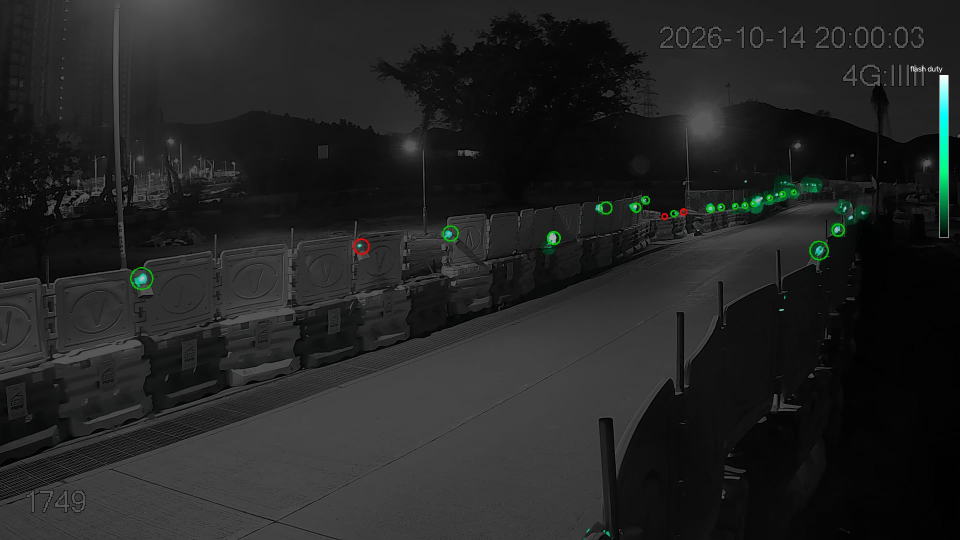
#> input picture deploy/app/roi_configs/lamps/v1.01/1749_20261014200500_night_heatmap_burst_ok.jpg, 1920 x 1080 px (shown at 1/2 size)
$ python screen_barrier_crops.py --images ../deploy/app/roi_configs/lamps/v1.01 --out out.png   (older library calls are emulated)
#> lines starting #> are read from the running program, lines starting #| are printed output that depends on the picture
"""Hypothesis: per-block appearance outliers help locate unusable crop samples.

Read-only screening; scores nominate images for visual review, never deletion.
"""
import argparse
import csv
import json
from concurrent.futures import ThreadPoolExecutor
from pathlib import Path

import cv2
import numpy as np


def inspect(path):
    im = cv2.imread(str(path))
    row = dict(path=str(path), camera=path.parent.parent.name, block=path.parent.name)
    if im is None:
        return row | dict(error='unreadable')
    gray = cv2.cvtColor(im, cv2.COLOR_BGR2GRAY)
    small = cv2.resize(im, (24, 24), interpolation=cv2.INTER_AREA)
    hsv = cv2.cvtColor(im, cv2.COLOR_BGR2HSV)
    return row | dict(error='', width=im.shape[1], height=im.shape[0],
        mean=float(gray.mean()), std=float(gray.std()),
        dark=float((gray < 15).mean()), bright=float((gray > 245).mean()),
        sharp=float(cv2.Laplacian(gray, cv2.CV_64F).var()),
        saturation=float(hsv[:, :, 1].mean()), feature=small.reshape(-1).astype(float))


def sheet(rows, path):
    cell_w, cell_h, cols = 230, 170, 6
    canvas = np.full((((len(rows)+cols-1)//cols)*cell_h, cols*cell_w, 3), 35, np.uint8)
    for i, row in enumerate(rows):
        im = cv2.imread(row['path'])
        x, y = (i % cols)*cell_w, (i//cols)*cell_h
        if im is not None:
            scale = min((cell_w-8)/im.shape[1], (cell_h-42)/im.shape[0])
            thumb = cv2.resize(im, (max(1, round(im.shape[1]*scale)), max(1, round(im.shape[0]*scale))))
            canvas[y:y+thumb.shape[0], x:x+thumb.shape[1]] = thumb
        text = f'{row["id"]} {row["camera"]}/{row["block"]}'
        cv2.putText(canvas, text, (x+3,y+cell_h-24), cv2.FONT_HERSHEY_SIMPLEX,.38,(255,255,255),1)
        cv2.putText(canvas, Path(row['path']).stem[-28:], (x+3,y+cell_h-8), cv2.FONT_HERSHEY_SIMPLEX,.32,(255,255,255),1)
    if not cv2.imwrite(str(path),canvas):
        raise OSError(path)


def main():
    parser = argparse.ArgumentParser()
    parser.add_argument('--images',type=Path,required=True)
    parser.add_argument('--out',type=Path,required=True)
    args=parser.parse_args()
    args.out.mkdir(parents=True,exist_ok=False)
    files=sorted(args.images.rglob('*.jpg'))
    rows=[]
    with ThreadPoolExecutor(max_workers=8) as pool:
        for i,row in enumerate(pool.map(inspect,files)):
#> in inspect, `small = cv2.resize(im, (24, 24), interpolation=cv2.INTER_AREA)`:
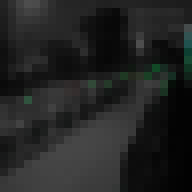
#> small: shape (24, 24, 3) (shown 8 times larger); mean B, G, R 35.2, 35.7, 34.7
#> in inspect, `hsv = cv2.cvtColor(im, cv2.COLOR_BGR2HSV)`: hsv: shape (1080, 1920, 3); mean H, S, V 3.9, 4, 35.8
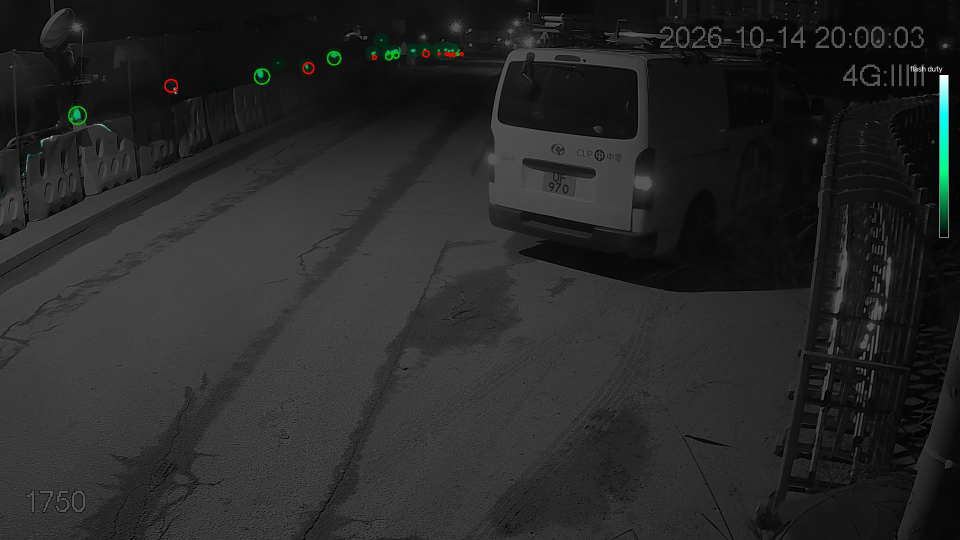
#> input picture deploy/app/roi_configs/lamps/v1.01/1750_20261014200500_night_heatmap_burst_ok.jpg, 1920 x 1080 px (shown at 1/2 size)
            row['id']=i+1
            rows.append(row)
            if (i+1)%5000==0:
                print(f'Scanned {i+1}/{len(files)}',flush=True)
#> after the loop, rows = 2 items
    groups={}
    for row in rows:
        groups.setdefault((row['camera'],row['block']),[]).append(row)
#> this loop made 2 passes
#> after the loop, groups = 1 item
    candidates, overview=[],[]
    for group in groups.values():
        valid=[r for r in group if not r['error']]
        if not valid:
            continue
        # Brightness strata keep ordinary night/day differences from dominating.
        centers={}
        for bucket in {int(r['mean']//40) for r in valid}:
            peers=[p for p in valid if int(p['mean']//40)==bucket]
            if len(peers)<5:
                peers=valid
            features=np.stack([p['feature'] for p in peers])
            centers[bucket]=np.median(features,axis=0)
        for r in valid:
            distance=float(np.abs(r['feature']-centers[int(r['mean']//40)]).mean())
            r['distance']=distance
            r['score']=distance + 25*(r['std']<6) + 25*(r['dark']>.95) + 25*(r['bright']>.9)
        ranked=sorted(valid,key=lambda r:r['score'],reverse=True)
        candidates.extend(ranked[:4])
        ordered=sorted(valid,key=lambda r:r['mean'])
        overview.extend(ordered[round((len(ordered)-1)*q)] for q in [0,.25,.5,.75,1])
#> this loop made 1 pass
#> after the loop, candidates = 2 items; overview = 5 items; r = 16 items
    for kind,selected in [('candidates',candidates),('overview',overview)]:
        dest=args.out/kind;dest.mkdir()
        for start in range(0,len(selected),60):
            sheet(selected[start:start+60],dest/f'{start//60+1:03d}.jpg')
#> in sheet, im is the input picture: shape (1080, 1920, 3); mean B, G, R 35.1, 35.7, 34.7
#> in sheet, `thumb = cv2.resize(im, (max(1, round(im.shape[1]*scale)), max(1, round..`:
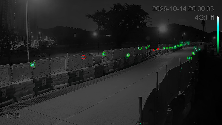
#> thumb: shape (125, 222, 3); mean B, G, R 35.1, 35.6, 34.6
#> in sheet, `canvas[y:y+thumb.shape[0], x:x+thumb.shape[1]] = thumb`:
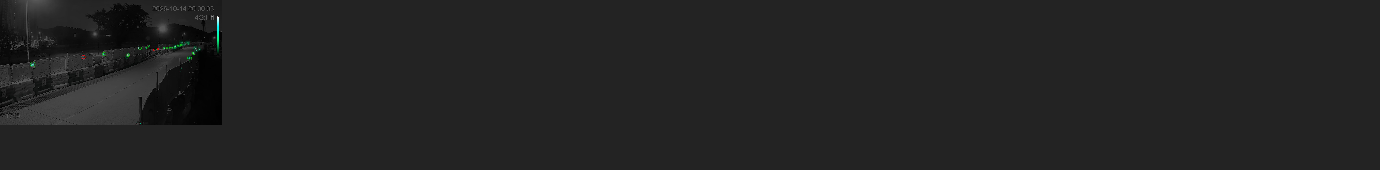
#> canvas: shape (170, 1380, 3); mean B, G, R 35, 35.1, 35
#> in sheet, `cv2.putText(canvas, Path(row['path']).stem[-28:], (x+3,y+cell_h-8), cv..`:
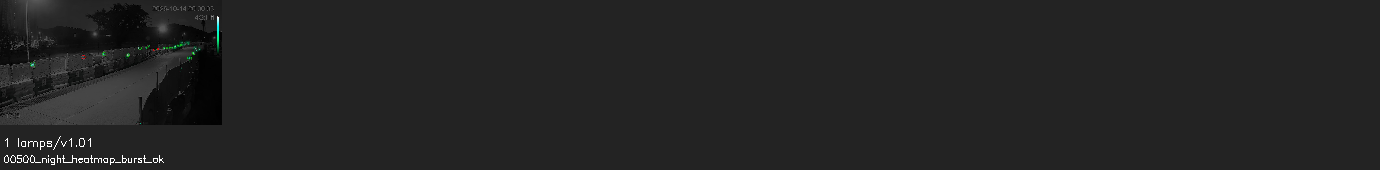
#> canvas: shape (170, 1380, 3); mean B, G, R 35.5, 35.6, 35.5
#> in sheet, `if not cv2.imwrite(str(path),canvas):`:
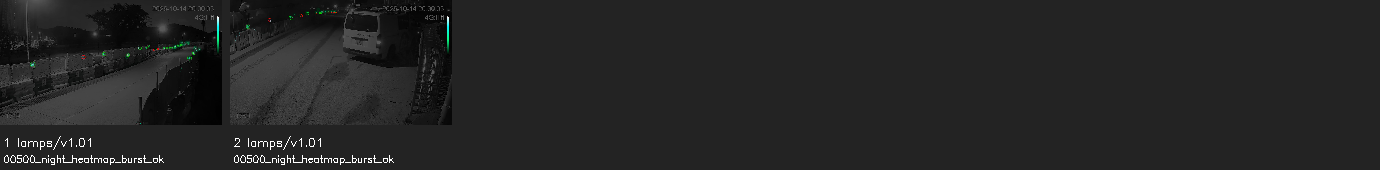
#> saved as 001.jpg: shape (170, 1380, 3); mean B, G, R 36.5, 36.7, 36.5
    fields=['id','path','camera','block','error','width','height','mean','std','dark','bright','sharp','saturation','distance','score']
#> fields = ['id', 'path', 'camera', 'block', 'error', 'width', 'height', 'mean', 'std', 'dark', 'bright', 'sharp', 'saturation', 'distance', 'score']
    with (args.out/'metrics.csv').open('w',newline='',encoding='utf-8-sig') as f:
        writer=csv.DictWriter(f,fieldnames=fields,extrasaction='ignore');writer.writeheader();writer.writerows(rows)
    (args.out/'review_index.json').write_text(json.dumps({str(r['id']):{k:v for k,v in r.items() if k!='feature'} for r in rows},indent=2),encoding='utf-8')
    summary=dict(images=len(rows),unreadable=sum(bool(r['error']) for r in rows),blocks=len(groups),
                 tiny=sum(not r['error'] and min(r['width'],r['height'])<16 for r in rows),
                 candidates=len(candidates),overview=len(overview))
#> summary = {'images': 2, 'unreadable': 0, 'blocks': 1, 'tiny': 0, 'candidates': 2, 'overview': 5}
    (args.out/'summary.json').write_text(json.dumps(summary,indent=2))
    print(summary,flush=True)
#| {'images': 2, 'unreadable': 0, 'blocks': 1, 'tiny': 0, 'candidates': 2, 'overview': 5}


if __name__=='__main__':
    main()
